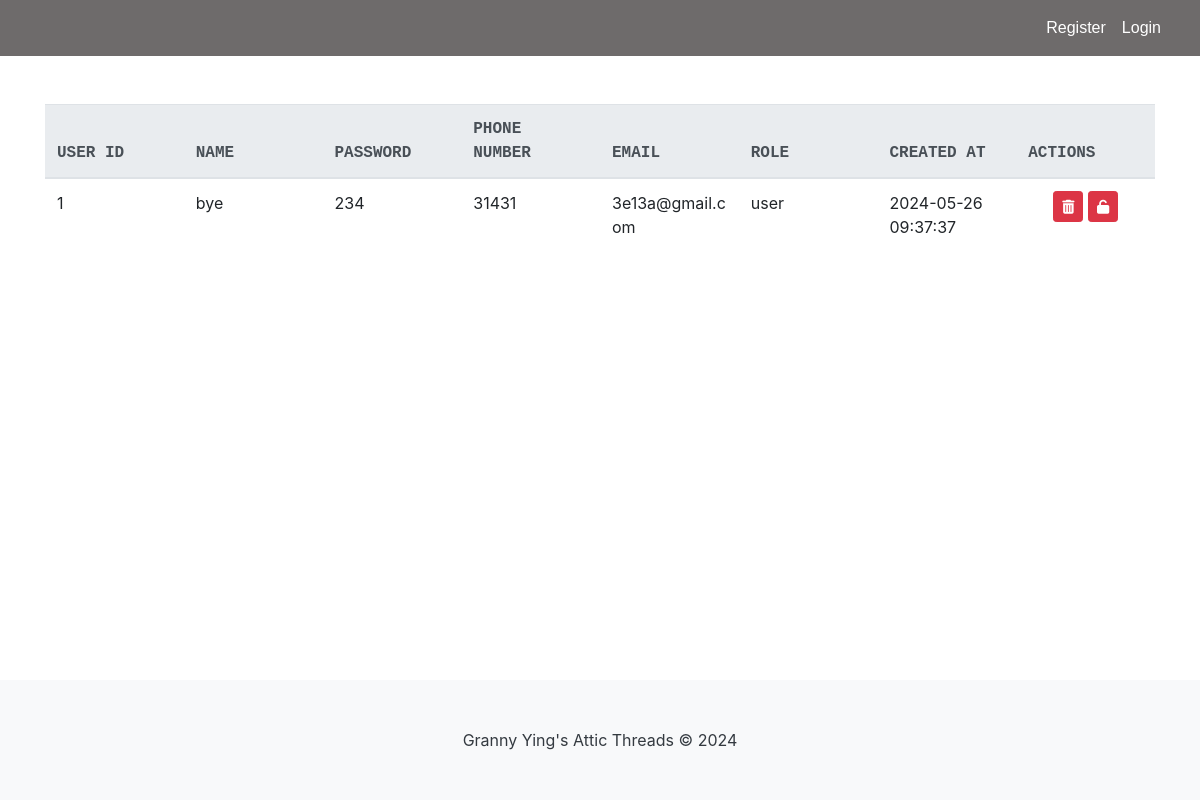
Page /list on the earlier database version.
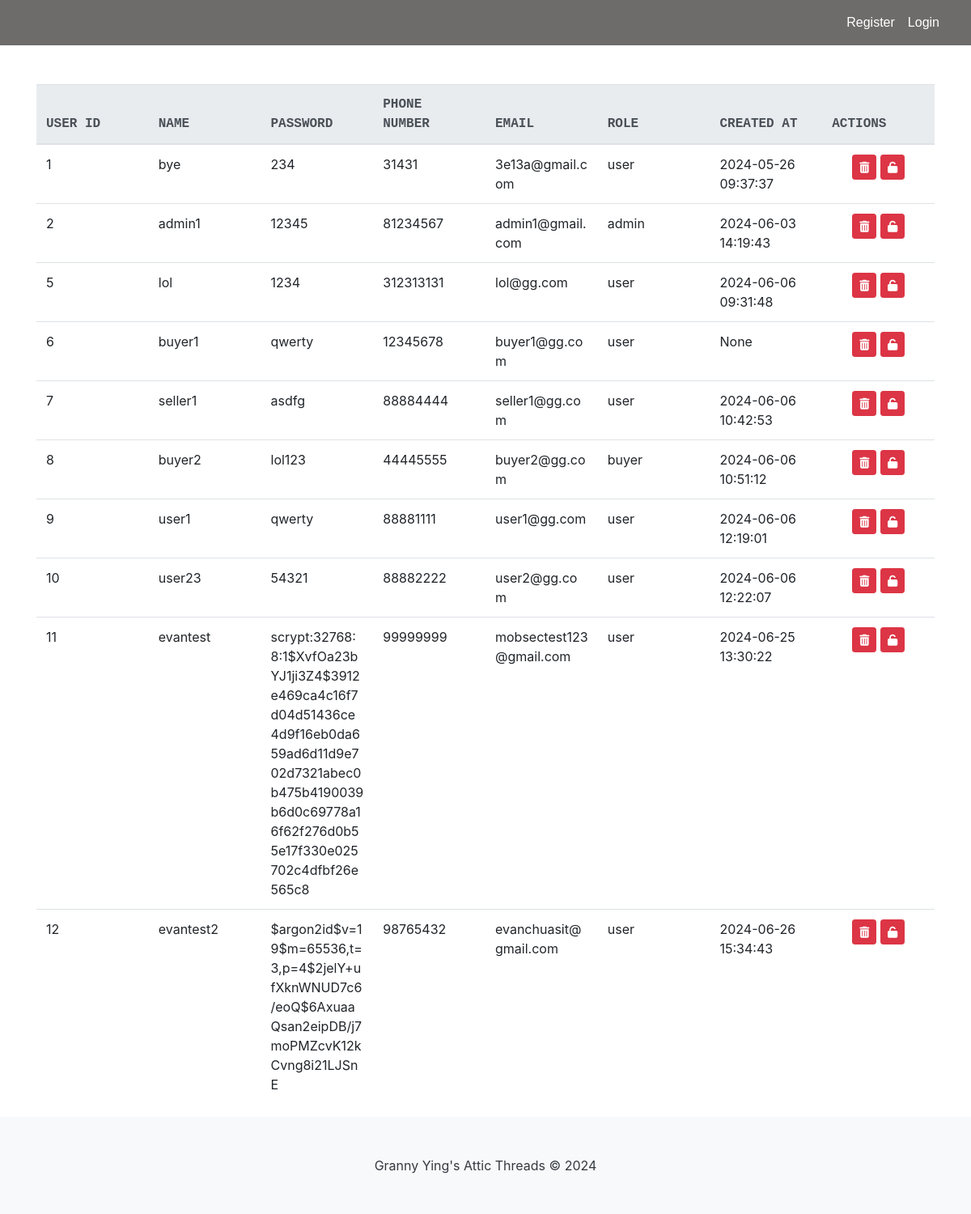
Same page on the later database version.
### tables this page shows
CREATE TABLE "Users" (
	"user_id"	INTEGER NOT NULL,
	"name"	VARCHAR(45) NOT NULL,
	"password"	VARCHAR(45) NOT NULL,
	"phoneNum"	VARCHAR(45) NOT NULL,
	"email"	VARCHAR(45) NOT NULL,
	"role"	VARCHAR(10) NOT NULL,
	"created_at"	DATETIME,
	PRIMARY KEY("user_id" AUTOINCREMENT)
);

### app.py (the view)
@app.route("/list")
def list():
    con = sqlite3.connect("database.db")
    con.row_factory = sqlite3.Row
    cur = con.cursor()
    cur.execute("SELECT user_id, * FROM Users")
    rows = cur.fetchall()
    con.close()
    return render_template("list.html", rows=rows)

### app.py (called while the page is built)
@app.before_request
def make_session_permanent():
    session.permanent = True
    app.permanent_session_lifetime = timedelta(minutes=15)
    session.modified = True

### templates/list.html (shortened to what this page needs)
<!DOCTYPE html>
<html lang="en">
{% include "header.html" %}
<head>
    {% include "navbar.html" %}
    <link rel="stylesheet" href="https://stackpath.bootstrapcdn.com/bootstrap/4.3.1/css/bootstrap.min.css">
</head>
<body>
    <div class="container mt-5">
        <div class="table-container">
            <table class="table table-hover">
                <thead class="thead-light">
                    <tr>
                        <th>User ID</th>
                        <th>Name</th>
                        <th>Password</th>
                        <th>Phone Number</th>
                        <th>Email</th>
                        <th>Role</th>
                        <th>Created At</th>
                        <th>Actions</th>
                    </tr>
                </thead>
                <tbody>
                    {% for row in rows %}
                    <tr>
                        <td>{{ row["user_id"] }}</td>
                        <td>{{ row["name"] }}</td>
                        <td>{{ row["password"] }}</td>
                        <td>{{ row["phoneNum"] }}</td>
                        <td>{{ row["email"] }}</td>
                        <td>{{ row["role"] }}</td>
                        <td>{{ row["created_at"] }}</td>
                        <td class="text-center">
                            <form onsubmit="return confirm('Are you sure you want to DELETE this User from the Database?');"
                                action="{{ url_for('delete') }}" method="POST" class="d-inline">
                                <button type="submit" class="btn btn-danger btn-sm"><i class="fas fa-trash-alt"></i></button>
                            </form>
                            <form onsubmit="return confirm('Unlock This Users Account?');"
                                action="{{ url_for('unlock') }}" method="POST" class="d-inline">
                                <button type="submit" class="btn btn-danger btn-sm"><i class="fas fa-unlock"></i></button>
                            </form>
                        </td>
                    </tr>
                    {% endfor %}
                </tbody>
            </table>
        </div>
    </div>
    {% include "footer.html" %}
</body>
</html>

Differences in the rows shown:
added Users: user_id "2", name "admin1", password "12345", phoneNum "81234567", email "admin1@gmail.com", role "admin", created_at "2024-06-03 14:19:43"
added Users: user_id "5", name "lol", password "1234", phoneNum "312313131", email "lol@gg.com", role "user", created_at "2024-06-06 09:31:48"
added Users: user_id "6", name "buyer1", password "qwerty", phoneNum "12345678", email "buyer1@gg.com", role "user", created_at "None"
added Users: user_id "7", name "seller1", password "asdfg", phoneNum "88884444", email "seller1@gg.com", role "user", created_at "2024-06-06 10:42:53"
added Users: user_id "8", name "buyer2", password "lol123", phoneNum "44445555", email "buyer2@gg.com", role "buyer", created_at "2024-06-06 10:51:12"
added Users: user_id "9", name "user1", password "qwerty", phoneNum "88881111", email "user1@gg.com", role "user", created_at "2024-06-06 12:19:01"
added Users: user_id "10", name "user23", password "54321", phoneNum "88882222", email "user2@gg.com", role "user", created_at "2024-06-06 12:22:07"
added Users: user_id "11", name "evantest", password "scrypt:32768:8:1$XvfOa23bYJ1ji3Z4$3912e469ca4c16f7d04d51436ce4d9f16eb0da659ad6d11d9e702d7321abec0b475b4190039b6d0c69778a16f62f276d0b55e17f330e025702c4dfbf26e565c8", phoneNum "99999999", email "mobsectest123@gmail.com", role "user", created_at "2024-06-25 13:30:22"
added Users: user_id "12", name "evantest2", password "$argon2id$v=19$m=65536,t=3,p=4$2jelY+ufXknWNUD7c6/eoQ$6AxuaaQsan2eipDB/j7moPMZcvK12kCvng8i21LJSnE", phoneNum "98765432", email "evanchuasit@gmail.com", role "user", created_at "2024-06-26 15:34:43"
